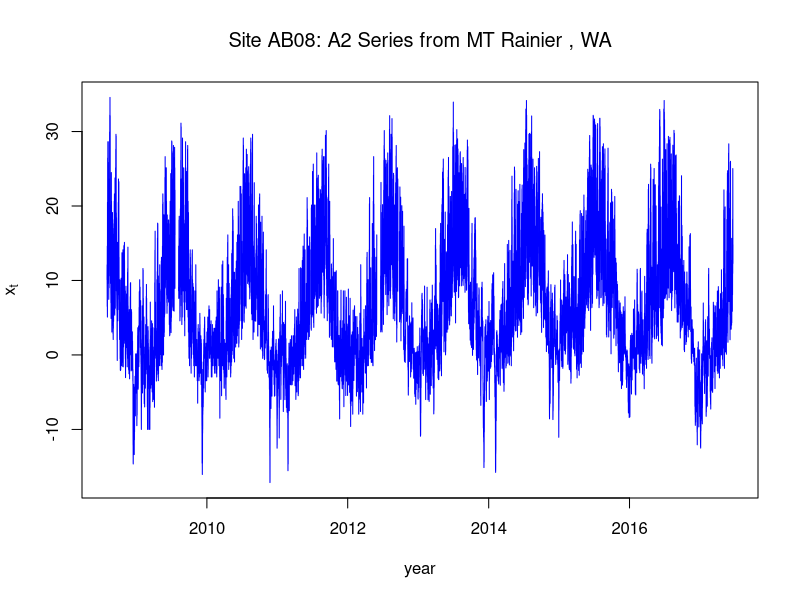
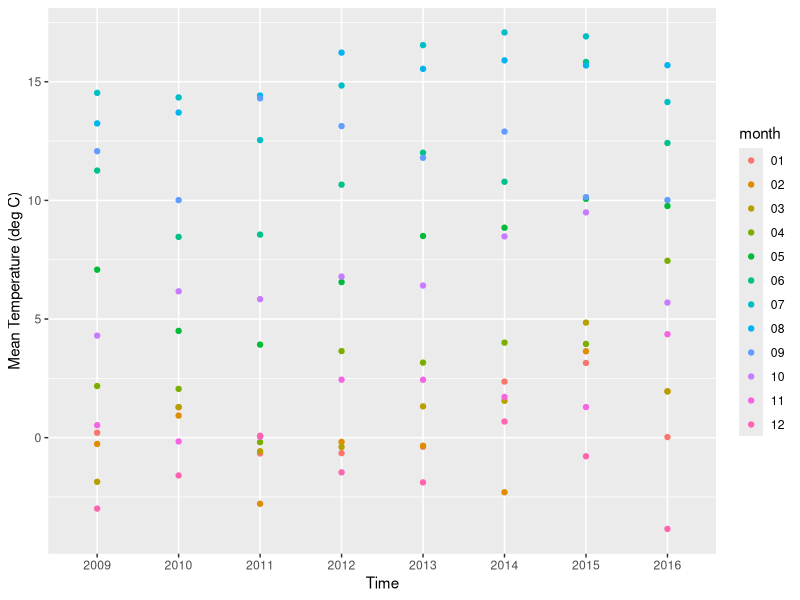
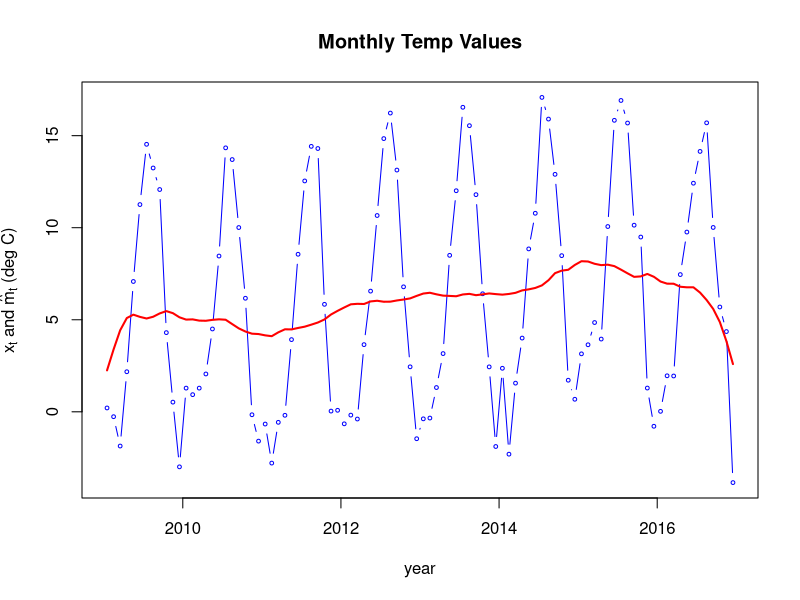
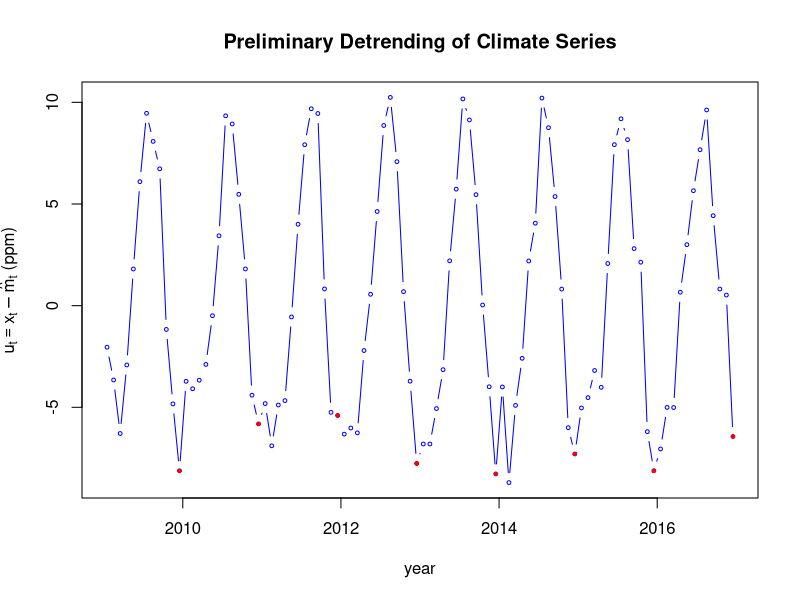
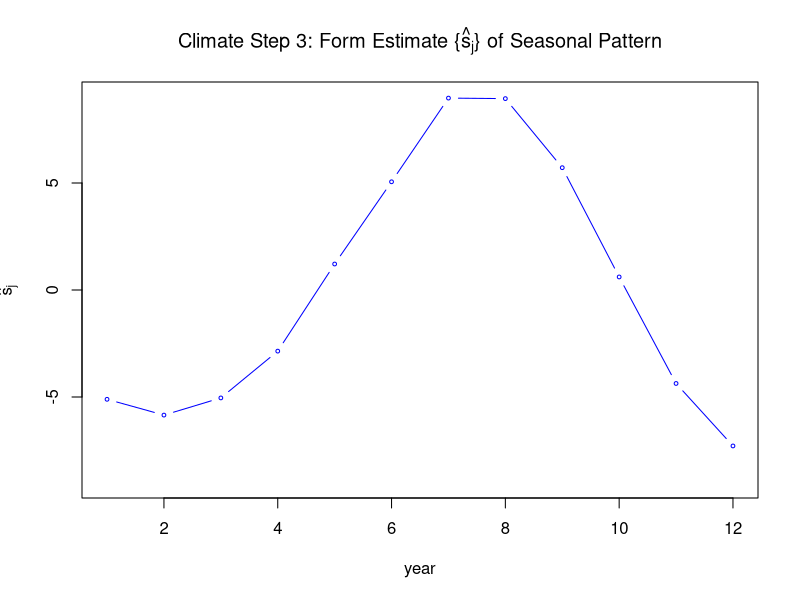
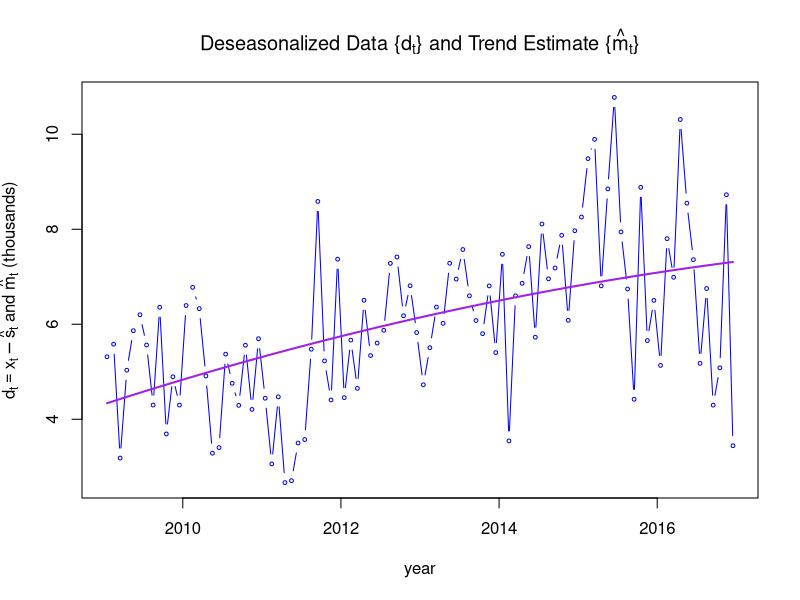
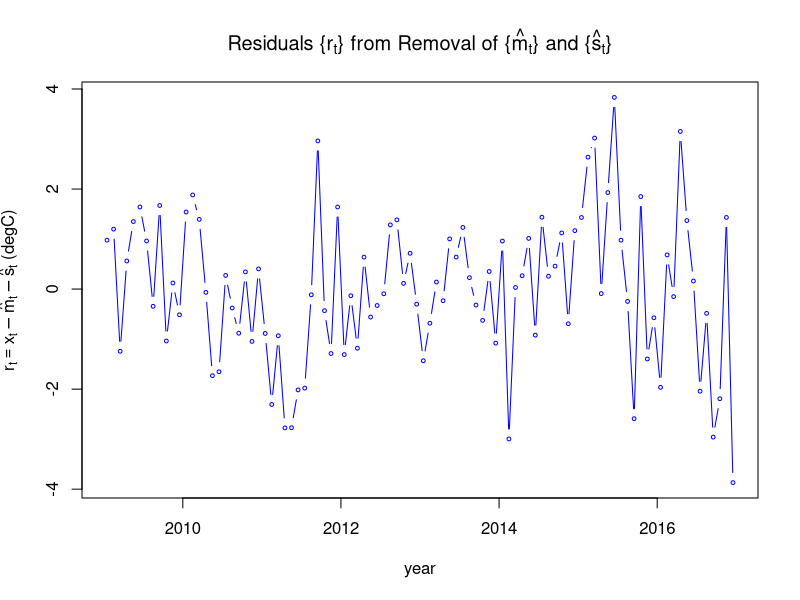
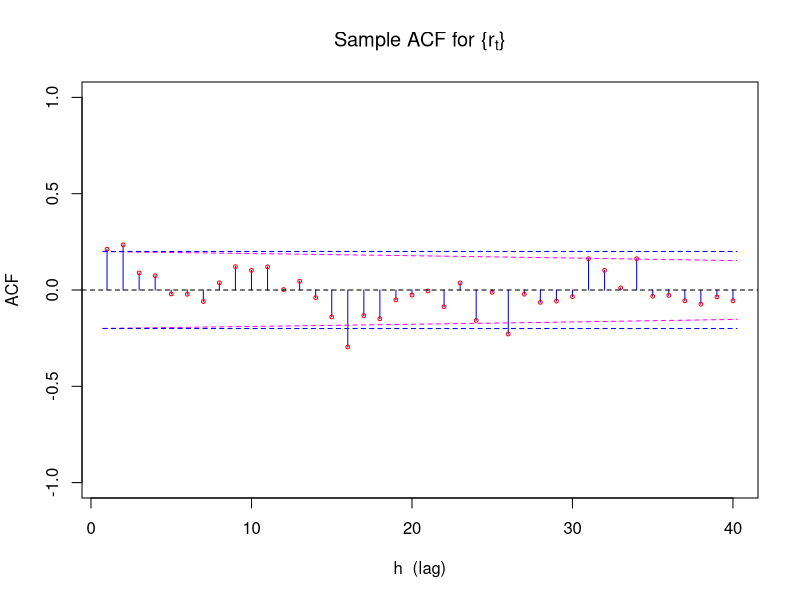

Write R code to recreate these figures, in order.
## ---- chunk 1
knitr::opts_chunk$set(echo = TRUE)
library(tidyverse)
## ---- chunk 2

## ---- chunk 3

## ---- chunk 4
onest <- read.csv("data/AB08-A2_hourly.csv")
onest$dt <- strptime(onest$DATE, format = "%Y-%m-%d %H:%M:%S")
str(onest)
### define function to do filtering ...

filter.with.padding <- function(x,the.filter,iter=1)
{
    q <- (length(the.filter)-1)/2
    n <- length(x)
    w <- stats::filter(c(rep(x[1],q),x,rep(x[n],q)),the.filter)[(q+1):(q+n)]
    if(iter > 1) for(i in 2:iter) w <- filter(c(rep(w[1],q),w,rep(w[n],q)),the.filter)[(q+1):(q+n)]
    return(w)
}

plot.ACFest <- function(ts, main=NULL, n.lags=40)
{
    ts.acf <- acf(ts, lag.max=n.lags, plot=FALSE)
    n.ts <- length(ts)
    xs <- 1:n.lags
    ys <- ts.acf$acf[2:(n.lags+1)]
    plot(xs,ys,typ="h",xlab="h  (lag)",ylab="ACF",ylim=c(-1,1),col="blue",main=main)
    points(xs,ys,col="red",cex=0.5)
    xs <- 1:n.lags
    xs[1] <- xs[1] - 0.25
    xs[n.lags] <- xs[n.lags] + 0.25
    lines(xs,1.96*sqrt(n.ts-xs)/n.ts,col="magenta",lty="dashed")
    lines(xs,-1.96*sqrt(n.ts-xs)/n.ts,col="magenta",lty="dashed")
    abline(h=0,lty="dashed")
    CI.hw <- 1.96/sqrt(n.ts)
    lines(c(0.75,n.lags+0.25),rep(CI.hw,2),col="blue",lty="dashed")
    lines(c(0.75,n.lags+0.25),rep(-CI.hw,2),col="blue",lty="dashed")
    return(ts.acf$acf)
}
### overhead III-2

plot(onest$dt,onest$series_xts,col="blue",xlab="year",typ="l",
     ylab=expression(x[t]),main=expression(paste("Site AB08: A2",
                                                 " Series from MT Rainier , WA")))

## ---- chunk 5
onest$year <- substring(as.character(onest$DATE),1,4)

onest%>% select(c('DATE','series_xts','year')) %>% group_by(year) %>% summarise(months=n())

## ---- chunk 6

#ggplot needs date in POSIXct
onest$dt_txn <- as.POSIXct(onest$DATE,ormat = "%Y-%m-%d %H:%M:%S")
# Add month column
# Add day column
# Add hour column
onest$month <-format(onest$dt_txn,"%m")
onest$day <- format(onest$dt_txn,"%d")
onest$hour <- format(onest$dt_txn,"%H")


#subset it to only 9 years
# Removed 1288 rows containing missing values 
oneset_9yrs <- onest %>% select(c('dt_txn','series_xts','year','month','day','hour')) %>% 
  filter(!is.na(series_xts) & year > 2008 & year < 2017) %>% as.data.frame() 



#Summarize by months
oneset_9yrs_by_month <- oneset_9yrs %>% group_by(year,month) %>% summarise(min_t=min(series_xts),max_t= min(series_xts),mean_t=mean(series_xts),rows=n()) %>% as.data.frame()

# Add key
oneset_9yrs_by_month$xaxis <- as.double(paste(oneset_9yrs_by_month$year,oneset_9yrs_by_month$month,sep = '.'))

#1 .042 
#2 .125 
#3 .208 
#4 .292 
#5 .375 
#6 .458 
#7 .542 
#8 .625 
#9 .708 
#10 .792  
#11 .875 
#12 .958 

#create new xaxis
oneset_9yrs_by_month$xaxisred <- "0"
#Redo x-axis
oneset_9yrs_by_month[oneset_9yrs_by_month$month=="01",]$xaxisred = "042"
oneset_9yrs_by_month[oneset_9yrs_by_month$month=="02",]$xaxisred = "125"
oneset_9yrs_by_month[oneset_9yrs_by_month$month=="03",]$xaxisred = "208"
oneset_9yrs_by_month[oneset_9yrs_by_month$month=="04",]$xaxisred = "292"
oneset_9yrs_by_month[oneset_9yrs_by_month$month=="05",]$xaxisred = "375"
oneset_9yrs_by_month[oneset_9yrs_by_month$month=="06",]$xaxisred = "458"
oneset_9yrs_by_month[oneset_9yrs_by_month$month=="07",]$xaxisred = "542"
oneset_9yrs_by_month[oneset_9yrs_by_month$month=="08",]$xaxisred = "625"
oneset_9yrs_by_month[oneset_9yrs_by_month$month=="09",]$xaxisred = "708"
oneset_9yrs_by_month[oneset_9yrs_by_month$month=="10",]$xaxisred = "792"
oneset_9yrs_by_month[oneset_9yrs_by_month$month=="11",]$xaxisred = "875"
oneset_9yrs_by_month[oneset_9yrs_by_month$month=="12",]$xaxisred = "958"

oneset_9yrs_by_month$nxaxis <- as.double(paste(oneset_9yrs_by_month$year,oneset_9yrs_by_month$xaxisred,sep = '.'))

# For every year we should have 12 values

oneset_9yrs_by_month %>% ggplot(aes(year,mean_t,color=month)) + geom_point() +xlab("Time") + ylab("Mean Temperature (deg C)")

#Applying moving average filter
m.hat.oneset <- filter.with.padding(oneset_9yrs_by_month$mean_t,c(1/24,rep(1/12,11),1/24))

#plot(oneset_9yrs_by_month$xaxis,oneset_9yrs_by_month$mean_t,col="blue",xlab="year",typ="b",
#     ylab=expression(paste(x[t]," and ", hat(m)[t]," (deg C)")),main="Monthly Temp Values",cex=0.5)
#lines(oneset_9yrs_by_month$xaxis,m.hat.oneset,col="red",lwd=2)

plot(oneset_9yrs_by_month$nxaxis,oneset_9yrs_by_month$mean_t,col="blue",xlab="year",typ="b",
     ylab=expression(paste(x[t]," and ", hat(m)[t]," (deg C)")),main="Monthly Temp Values",cex=0.5)
lines(oneset_9yrs_by_month$nxaxis,m.hat.oneset,col="red",lwd=2)
## ---- chunk 7

oneset.u <- oneset_9yrs_by_month$mean_t - m.hat.oneset

plot(oneset_9yrs_by_month$nxaxis,oneset.u,col="blue",xlab="year",typ="b",ylab=expression(paste(u[t]==x[t]-hat(m)[t]," (ppm)")),main="Preliminary Detrending of Climate Series",cex=0.5)
points(oneset_9yrs_by_month$nxaxis[seq(12,96,12)],oneset.u[seq(12,96,12)],pch=16,col="red",cex=0.6)



## ---- chunk 8


oneset.w.j <- rowMeans(matrix(oneset.u ,nrow=12))

plot(1:12,oneset.w.j- mean(oneset.w.j),col="blue",xlab="year",
     typ="b",ylab=expression(hat(s)[j]),
     main=expression(paste("Climate Step 3: Form Estimate {",hat(s)[j],"} of Seasonal Pattern")),
     ylim=c(-9,9),cex=0.5)


## ---- chunk 9

#get all the years(columns), rows(minths)
#average all the jan, feb... dec
oneset.w.j <- rowMeans(matrix(oneset.u ,nrow=12))
oneset.s.j.hat <- rep(oneset.w.j  - mean(oneset.w.j ),8)
oneset.d <- oneset_9yrs_by_month$mean_t - oneset.s.j.hat

oneset.d.reg <- lm(oneset.d  ~ oneset_9yrs_by_month$nxaxis + I(oneset_9yrs_by_month$nxaxis^2))

plot(oneset_9yrs_by_month$nxaxis,oneset.d,col="blue",xlab="year",typ="b",
     ylab=expression(paste(d[t] == x[t] - hat(s)[t]," and ", hat(m)[t]," (thousands)")),
     main=expression(paste("Deseasonalized Data {", d[t], "} and Trend Estimate {",hat(m)[t],"}")),
     cex=0.5)
lines(oneset_9yrs_by_month$nxaxis,fitted(oneset.d.reg ),col="purple",lwd=2)

## ---- chunk 10

plot(oneset_9yrs_by_month$nxaxis,resid(oneset.d.reg),col="blue",xlab="year",typ="b",
     ylab=expression(paste(r[t] == x[t] - hat(m)[t] - hat(s)[t]," (degC)")),
     main=expression(paste("Residuals {",r[t],"} from Removal of {", hat(m)[t],"} and {",hat(s)[t],"}")),
     cex=0.5)

## ---- chunk 11

phi <- plot.ACFest(resid(oneset.d.reg), 
        expression(paste("Sample ACF for {", r[t],"}")))[2]

## ---- chunk 12

oneset.z <- resid(oneset.d.reg)[-1] - phi*resid(oneset.d.reg)[-length(resid(oneset.d.reg))]

plot(oneset_9yrs_by_month$nxaxis[-1],oneset.z ,col="blue",xlab="year",
     typ="b",ylab=expression(paste(z[t]==r[t]-hat(phi)*r[t-1]," (thousands)")),
     main=expression(paste("Residuals ",
       z[t]==r[t]-hat(phi)*r[t-1]," from Fitted AR(1) Model")),
     cex=0.5)

## ---- chunk 13

plot.ACFest(oneset.z, expression(paste("Sample ACF for {", z[t],"}")))[2]

